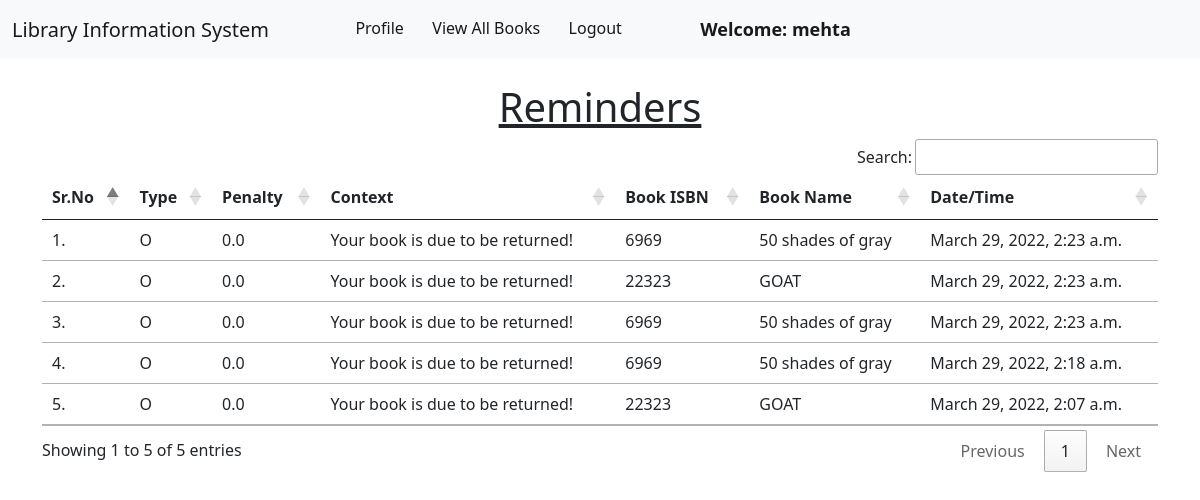
Before: /member/view_reminders/ (signed in) with the older database file.
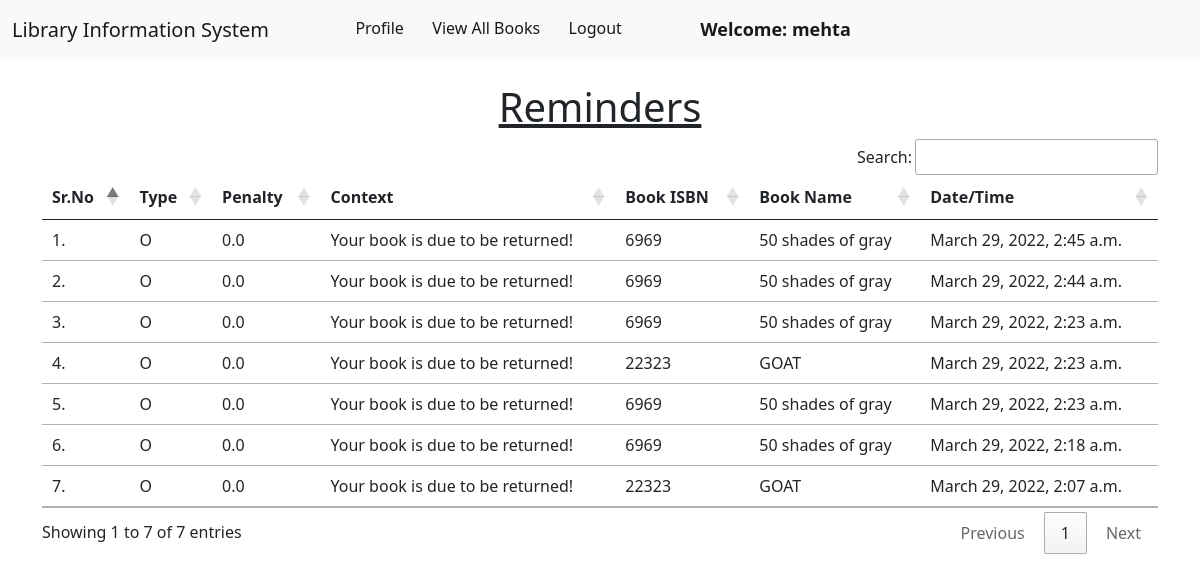
After: the same page with the newer database file.
### member/models.py (models this page shows)
class Reminder(models.Model):
    rem_id = models.CharField(max_length = 10)
    message = models.CharField(max_length = 200)
    penalty = models.FloatField(default = 0.0)
    book  = models.ForeignKey(Book, on_delete = models.CASCADE)
    member = models.ForeignKey(Member, on_delete = models.CASCADE)
    rem_datetime = models.DateTimeField(null = True)

### book/models.py (models this page shows, shortened)
class Book(models.Model):
    title = models.CharField(max_length=200)
    author = models.CharField(max_length=200)
    isbn = models.CharField(max_length= 15)
    rack_number = models.CharField(max_length= 10)
    issue_date = models.DateField(null= True)
    date_added = models.DateField(null=True)
    return_requested = models.BooleanField(default=False)
    issue_member = models.ForeignKey("member.Member", on_delete = models.SET_NULL, null = True)

### member/views.py (the view)
# urls.py: path("view_reminders/", views.view_reminders, name="view_reminders"),
def view_reminders(request):
    reminders = request.user.member.reminder_set.all()
    reminders = reminders.order_by("-rem_datetime")
    return render(request, "member/view_reminders.html", {'reminders': reminders})

### member/templates/member/view_reminders.html (shortened to what this page needs)
{% extends 'member/member_navbar.html' %}
{% load static %}
{% block body %}
<div class="container mt-4">
    <h1 class="text-center"><u>Reminders</u></h1>
    {% if reminders|length == 0 %}
        <h3 class="text-center">No current reminders!</h3>
    {% else %}
    <table class="table table-hover" id="example">
        <thead>
            <tr>
                <th>Sr.No</th>
                <th>Type</th>
                <th>Penalty</th>
                <th>Context</th>
                <th>Book ISBN</th>
                <th>Book Name</th>
                <th>Date/Time</th>
            </tr>
        </thead>
        <tbody>
            {% for reminder in reminders %}
            <tr>
                <td>{{forloop.counter}}.</td>
                <td>{{reminder.rem_id}}</td>
                <td>{{reminder.penalty}}</td>
                <td>{{reminder.message}}</td>
                <td>{{reminder.book.isbn}}</td>
                <td>{{reminder.book.title}}</td>
                <td>{{reminder.rem_datetime}}</td>
            </tr>
            {% endfor %}
        </tbody>
    </table>
    {% endif %}
    </div>
{% endblock %}

Changed rows visible on the page:
added Reminder: rem_id "O", penalty "0.0", message "Your book is due to be returned!", book.isbn "6969", book "50 shades of gray", rem_datetime "March 29, 2022, 2:45 a.m."
added Reminder: rem_id "O", penalty "0.0", message "Your book is due to be returned!", book.isbn "6969", book "50 shades of gray", rem_datetime "March 29, 2022, 2:44 a.m."
Other visible differences:
text written by a page script: "Search: Showing 1 to 5 of 5 entries Previous 1 Next" → "Search: Showing 1 to 7 of 7 entries Previous 1 Next"
